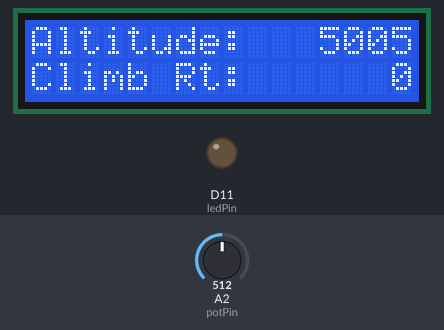
Bench run of a program on a simulated Arduino Uno R4 WiFi. Shown: 16×2 character LCD, output pins drawn as LEDs (lit = HIGH). The inputs (shaded band) are chosen by the test bench; at power-on: A2 (potPin) = 512. What the program prints to the serial monitor is not drawn.

Above: at 1.2 s.
1.3 s: A2 (potPin) set to 832
At 2.4 s:
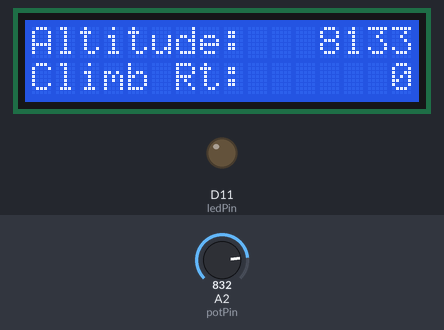
3.0 s: A2 (potPin) set to 857
At 3.6 s:
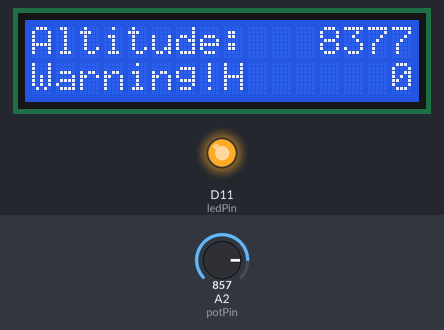
4.8 s: A2 (potPin) set to 810
At 6.0 s:
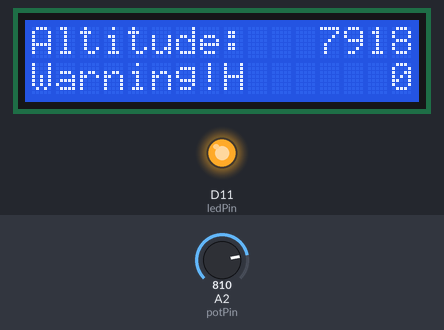
6.3 s: A2 (potPin) set to 784
At 7.4 s:
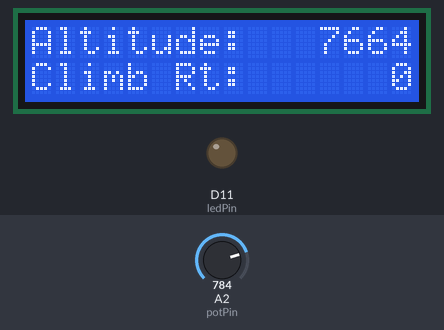
7.8 s: A2 (potPin) set to 102
At 8.6 s:
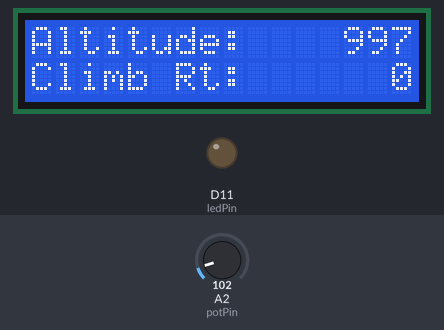
9.3 s: A2 (potPin) set to 92
At 10.9 s:
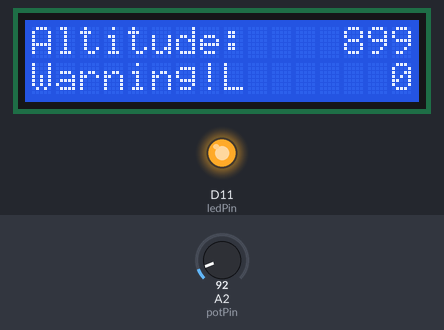
Timing chart, 0 to 12.1 s (numbered marks = the images above; inputs shaded):
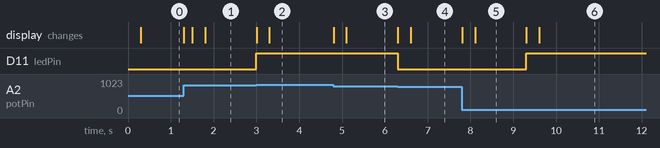

The program:

main.cpp
```cpp
#include <Arduino.h>
#include <liquidCrystal.h>
#include <stdio.h>
#include <cmath>

LiquidCrystal altLCD(10,9,5,4,3,2);
int potPin = A2;
float potRead;
int ledPin = 11;
bool ledWarn = LOW;
unsigned long previousTime = 0;
const unsigned long interval = 300;
char buffer[20] = "";
char rbuffer[20] = "";
int alt;
int prevAlt;
float vertRateConv;
int vertRate;
float deltaTime=0.0;
float altConversion;
int setAlt = 1000; //will be used later for actually setting the altimeter


void setup() {
  Serial.begin(115200);
  altLCD.begin(16,2);
  altLCD.setCursor(0,0);
  altLCD.print("Altitude: ");
  pinMode(potPin, INPUT);
  pinMode(ledPin, OUTPUT);

  //inital altitude setup for pot
  potRead = analogRead(potPin);
  altConversion = (potRead/1023)*10000.0;
  alt = round(altConversion);
  prevAlt = alt;

}

void loop() {

  potRead = analogRead(potPin);
  altConversion = (potRead/1023)*10000.0;
  alt = round(altConversion);


  if(altConversion >= 8200.0)
  {
    ledWarn = HIGH;
    altLCD.setCursor(0,1);
    altLCD.print("Warning!H");

  }
  else if(altConversion >= 7800.0 && altConversion <=8200.0)
  {

  }
  else if(altConversion> setAlt - 50 && altConversion <= setAlt)
  {

  }
  else if(altConversion < setAlt)
  {
    ledWarn = HIGH;
    altLCD.setCursor(0,1);
    altLCD.print("Warning!L");
  }
  else
  {
    ledWarn = LOW;
    altLCD.setCursor(0,1);
    altLCD.print("Climb Rt:");
  }
  sprintf(buffer,"%7d",alt);
  digitalWrite(ledPin, ledWarn);
  altLCD.setCursor(9,0);
  altLCD.print(buffer);

  if(millis() - previousTime >= interval)
  {
    deltaTime = millis() - previousTime;
    vertRateConv = (alt - prevAlt)/(deltaTime)*1000*60;
    vertRate = round(vertRateConv);
    prevAlt = alt;
    previousTime = millis();
    sprintf(rbuffer, "%7d",vertRate);
    altLCD.setCursor(9,1);
    altLCD.print(rbuffer);


    Serial.print(altConversion);
    Serial.print(" ");
    Serial.print(potRead);
    Serial.print(" ");
    Serial.println(ledWarn);
  }


}
```

Measured:
- the behaviour switches between 838 and 839 on A2 (potPin) (found by bisection; images 1 and 2)
- the behaviour switches between 798 and 797 on A2 (potPin) (found by bisection; images 3 and 4)
- the behaviour switches between 98 and 97 on A2 (potPin) (found by bisection; images 5 and 6)
- after the input at 1.3 s, the display: changes at once (image 1)
- after the input at 3.0 s, D11 (ledPin): LOW → HIGH at once; the display: first changes at once (image 2 shows a later state)
- after the input at 4.8 s, the display: changes at once (image 3)
- after the input at 6.3 s, D11 (ledPin): HIGH → LOW at once; the display: changes at once (image 4)
- after the input at 7.8 s, the display: changes at once (image 5)
- after the input at 9.3 s, D11 (ledPin): LOW → HIGH at once; the display: changes at once (image 6)
